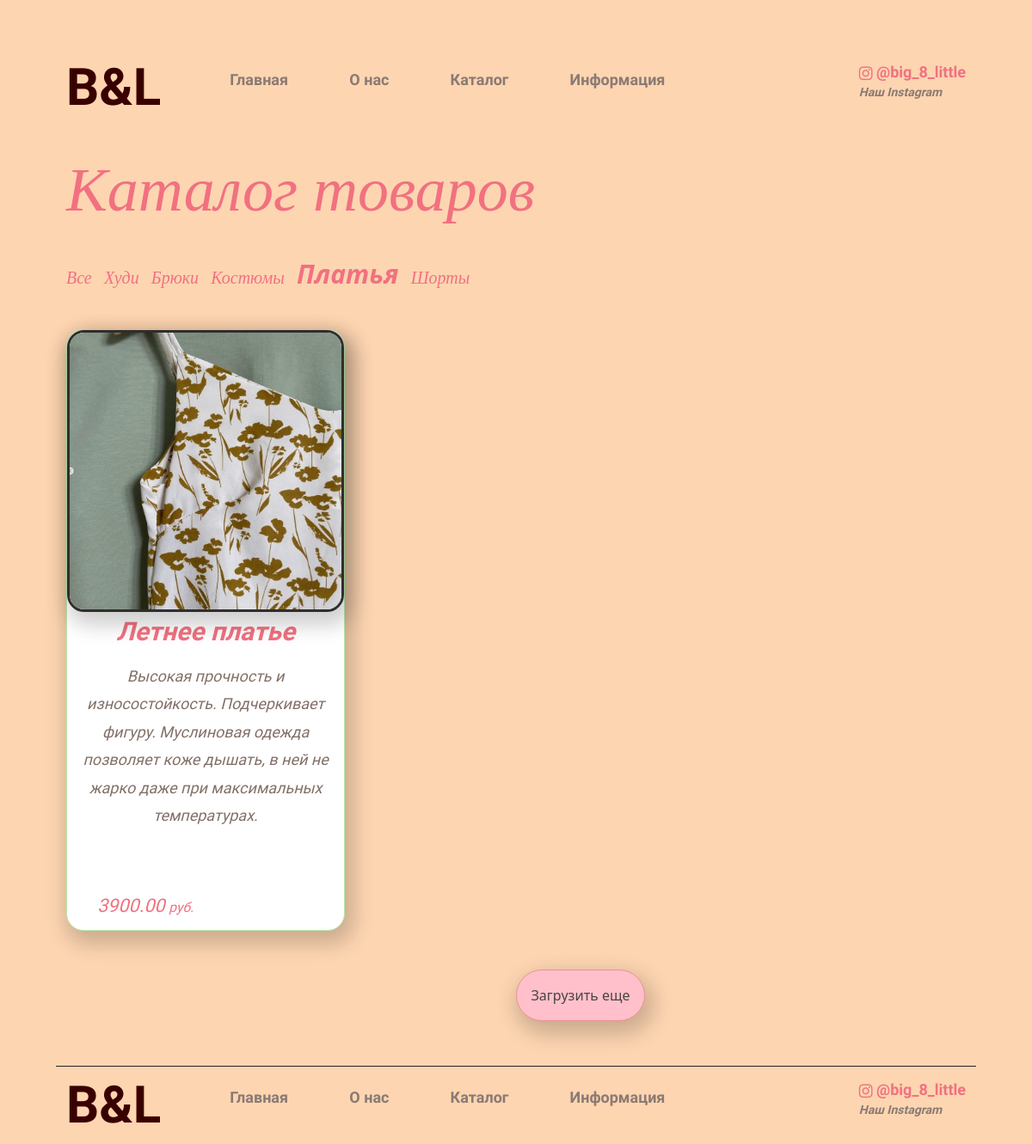
The app's page /products/dresses/ with its own data.
### mainapp/models.py (models this page shows, shortened)
class Category(models.Model):
    name = models.CharField(max_length=255, verbose_name='Наименование категории')
    slug = models.SlugField(unique=True)
    def get_absolute_url(self):
        return reverse('category_detail', kwargs={'category_slug': self.slug})
    class Meta:
        verbose_name = 'Категория'
        verbose_name_plural = 'Категории'

class ImageGallery(models.Model):
    content_type = models.ForeignKey(ContentType, on_delete=models.CASCADE, null=True)
    object_id = models.PositiveIntegerField()
    content_object = GenericForeignKey('content_type', 'object_id')
    image = models.ImageField(upload_to=upload_function, null=True, blank=True)
    is_main = models.BooleanField(default=False)
    class Meta:
        verbose_name = 'Галерея изображений'
        verbose_name_plural = verbose_name

class Product(models.Model):  # каркас продукта
    category = models.ForeignKey(Category, verbose_name='Категория', on_delete=models.CASCADE)
    title = models.CharField(max_length=255, verbose_name='Наименование')
    slug = models.SlugField(unique=True)
    description = models.TextField(verbose_name='Описание', null=True)
    price = models.DecimalField(max_digits=9, decimal_places=2, verbose_name='Цена')
    def get_absolute_url(self):
        return reverse('product_detail', kwargs={'category_slug': self.category.slug, 'product_slug': self.slug})
    class Meta:
        verbose_name = 'Товар'
        verbose_name_plural = 'Товары'

### mainapp/views.py (the view)
# urls.py: path('products/<str:category_slug>/', CategoryDetail, name='category_detail'),
def CategoryDetail(request, category_slug):
    categories = Category.objects.all()
    category = get_object_or_404(Category, slug=category_slug)
    products = Product.objects.filter(category__slug=category_slug)
    images = ImageGallery.objects.all()
    return render(request, 'category_detail.html', locals())

### mainapp/templates/category_detail.html
{% extends 'catalog.html' %}

### mainapp/templates/catalog.html (shortened to what this page needs)
{% extends 'base.html' %}
{% load static %}
{% block link-css %}
<link rel="stylesheet" href="{% static 'shop/css/base.css' %}">
<link rel="stylesheet" href="{% static 'shop/css/catalog.css' %}">
{% endblock %}
{% block main-content %}
<main class="container">
    <h1 class="name-wrapper">
        Каталог товаров
    </h1>
    <div class="list">
        <div class="categories">
            <ul>
                <li class="category-list"><a href="{%url 'product_list'%}" class="category-name ">Все</a></li>
                {% for category in categories %}
                <li class="category-list"><a href="{{category.get_absolute_url}}" class="category-name">{{category.name}}</a>
                </li>
                {%endfor%}
            </ul>
        </div>
        <div class="content">
            <ul class="product-list">
                {% for product in products %}
                <li class="products">
                    {% for img in images %}
                    {% if img.object_id == product.id and img.is_main %}
                    <div class="product-photo"><img src="{{img.image.url}}" alt="priv" class="prd-img"></div>
                    {% endif %}
                    {% endfor %}
                    <div class="text-product">
                        <p class="prd-name"><a href="{{product.get_absolute_url}}" class="product-name">{{product.title}}</a>
                        </p>
                        <p class="product-description">{{product.description }}</p>
                        <p class="product-price"><big>{{product.price}}</big> <small>руб.</small></p>
                    </div>
                </li>
                {% endfor%}
            </ul>
            <div class="loading">
                <button class="load-more-class" id="load-more"><a href="">Загрузить еще</a></button>
            </div>
        </div>
    </div>
</main>
{% endblock %}

### static_dev/shop/css/base.css (style rules this page uses)
.container { width: 1170px; margin: 0 auto; z-index: 0; }
.content { display: flex; }
.content p { color: #827067; font-family: 'Exo 2', sans-serif; font-style: italic; font-weight: 200; font-size: 20px; line-height: 1.8em; text-indent: 1.4em; text-align: justify; }
@media screen and (max-width: 1400px) { .content p { font-size: 19px; } }
@media screen and (max-width: 1200px) { .container { width: 1070px; } }
@media screen and (max-width: 1200px) { .content p { font-size: 18px; } }

### static_dev/shop/css/catalog.css (style rules this page uses)
body { background: #fdd5b1; }
.name-wrapper { font-family: "Times New Roman"; color: #f17180; font-style: italic; font-size: 72px; text-align: left; margin: 3% 0 3% 0; }
.categories { display: flex; width: 100%; margin: 2% 0 2% 0; }
.categories ul { margin: 0; padding: 0; }
.categories li { display: inline-block; margin-right: 10px; transition: .4s ease-out; }
.category-name { font-family: "Times New Roman"; display: block; font-style: italic; color: #f17180; font-size: 20px; text-decoration: none; transition-duration: 0.3s; }
.active-category { color: #f17180; font-weight: bold; font-size: 30px; font-style: italic; text-decoration: none; }
.content { display: flex; position: relative; }
.product-list { display: flex; width: 100%; flex-wrap: wrap; padding: 0; margin-bottom: 10%; }
.products { position: relative; display: block; width: 31%; border: 1px solid #b5e9a7; border-radius: 20px; background: #fff; margin: 2% 2% 5% 0; height: 700px; box-shadow: 5px 10px 25px 5px rgb(0 0 0 / 20%); }
.product-photo { position: relative; padding-bottom: 100%; overflow: hidden; box-shadow: 5px 10px 25px 5px rgb(0 0 0 / 20%); border: 3px solid #312d2d; border-radius: 20px; margin: 0; transition: transform .4s ease-out; }
.prd-img { position: absolute; top: 0; bottom: 0; left: 0; right: 0; max-width: 105%; max-height: 105%; margin: auto; border-radius: 15px; }
.text-product { margin-top: 2%; }
.prd-name { text-indent: 0 !important; text-align: center !important; }
.product-name { font-size: 30px; text-decoration: none; color: #f17180; font-style: italic; font-weight: bold; margin: 0; transition-duration: 0.3s; }
.product-description { text-indent: 0 !important; text-align: center !important; font-size: 12px; font-style: italic; color: #7a6a6a; margin: 5px; }
.product-price { margin: 10px 0 10px 10px; position: absolute; left: 0; right: 0; bottom: 0; text-align: center; color: #f17180 !important; font-size: 20px; }
.loading { position: absolute; bottom: 0; margin: 5% 50%; }
.load-more-class { display: block; background-color: pink; width: 150px; height: 60px; box-shadow: 5px 10px 25px 5px rgb(0 0 0 / 20%); border: 1px solid #ea9292; border-radius: 30px; }
.load-more-class a { text-decoration: none; color: #484343; transition: .4s ease-out; }

### records on screen
Category: name "Худи"
Category: name "Брюки"
Category: name "Костюмы"
Category: name "Платья"
Category: name "Шорты"
Product: title "Летнее платье", description "Высокая прочность и износостойкость. Подчеркивает фигуру. Муслиновая одежда позволяет коже дышать, в ней не жарко даже при максимальных температурах.", price "3900.00"
ImageGallery: image (picture)
